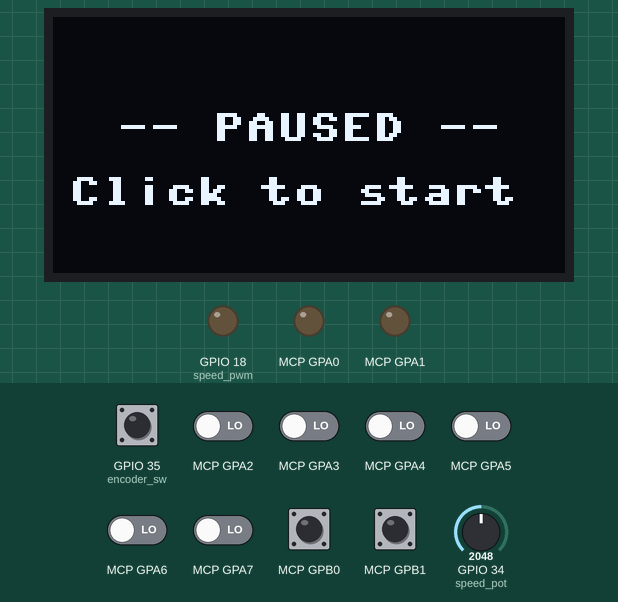
Recording of a program running on a simulated ESP32 board running MicroPython. Parts: 128×64 one-colour display, output pins drawn as LEDs (lit = HIGH). The test bench sets the inputs (shaded band); at power-on: GPIO 35 (encoder_sw), MCP GPB0, MCP GPB1 HIGH, MCP GPA2–7 LOW, GPIO 34 (speed_pot) = 2048 (analog values on the 0–4095 scale). The clock reads 2024-03-15 10:24:30 at power-on unless the program sets it; library files of the repository ran but are not shown: mcp23017.py; what the program prints to the serial console is not drawn.

Above: at 1.2 s.
1.3 s: GPIO 35 (encoder_sw) pulled LOW for 0.15 s
At 2.7 s:
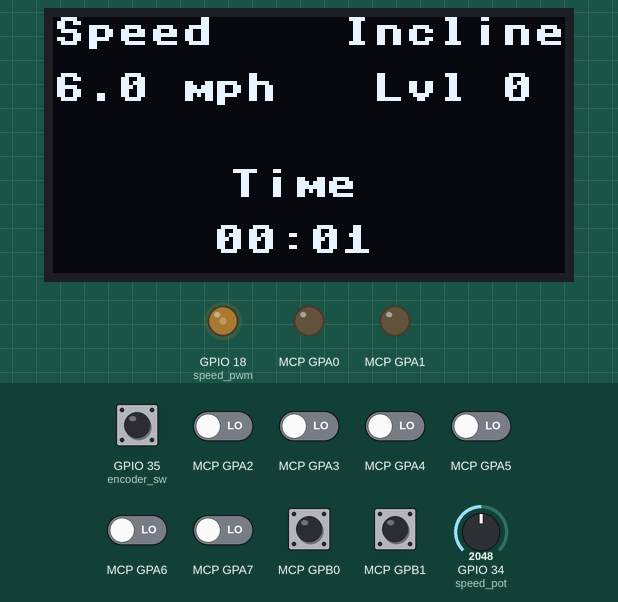
4.4 s: GPIO 34 (speed_pot) set to 1228
At 5.3 s:
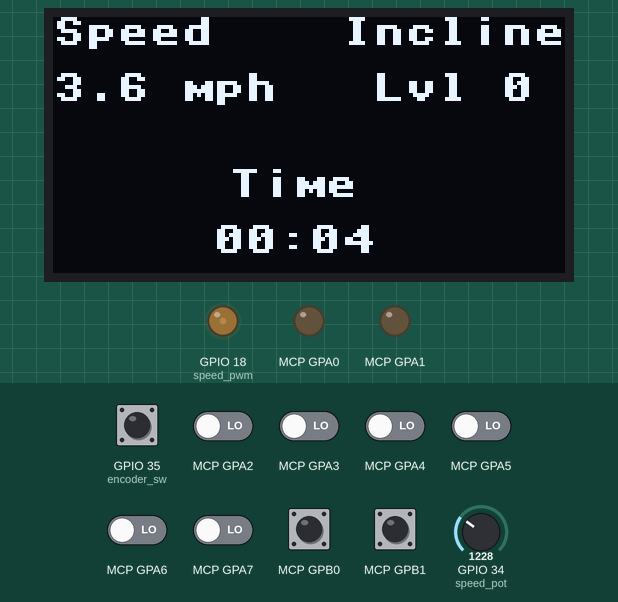
7.4 s: MCP GPB0 pulled LOW for 0.15 s
At 7.48 s:
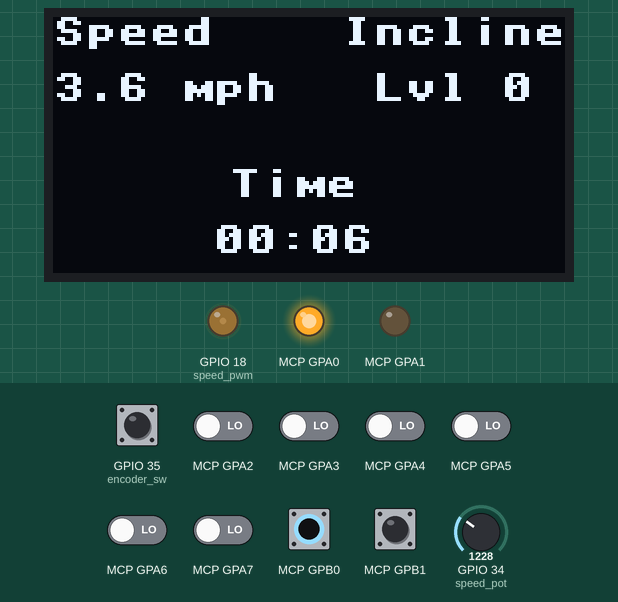
9.0 s: GPIO 35 (encoder_sw) pulled LOW for 1 s
At 10.1 s:
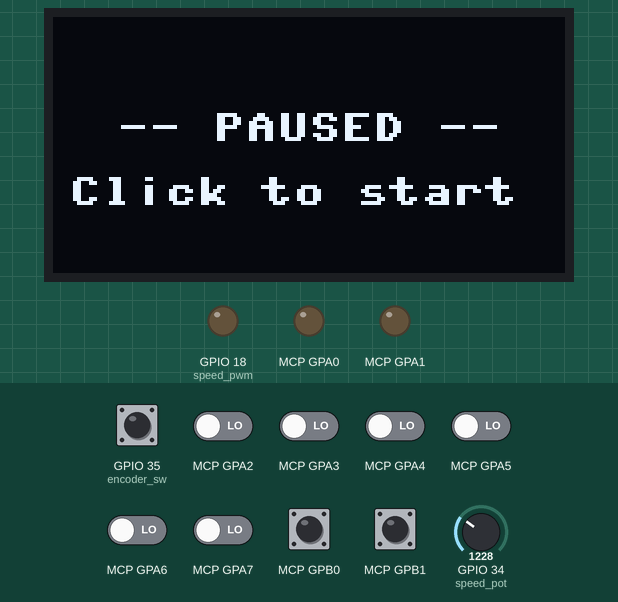
11.5 s: GPIO 35 (encoder_sw) pulled LOW for 0.15 s
At 12.8 s:
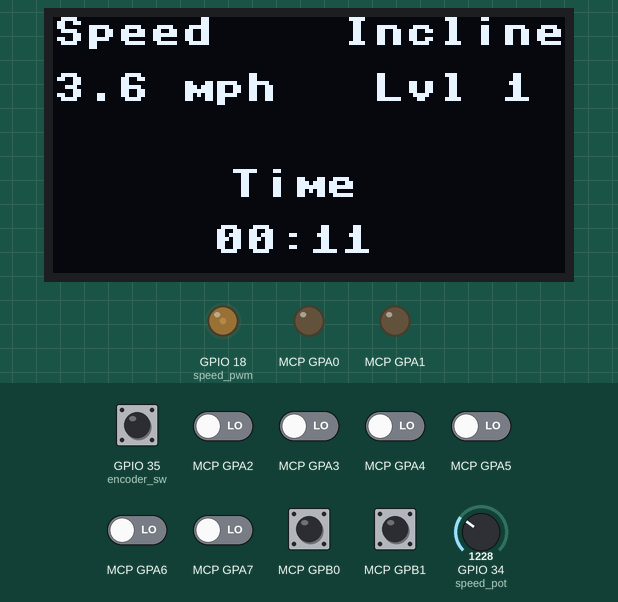
Timing chart, 0 to 14.1 s (numbered marks = the images above; inputs shaded):
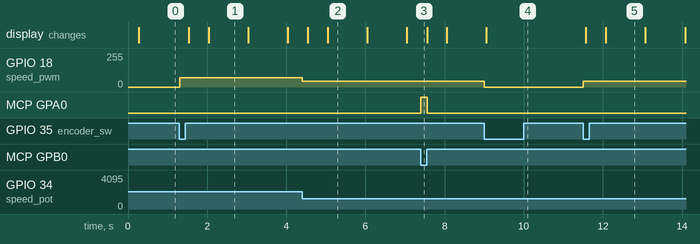

Measured:
- after the input at 1.3 s, GPIO 18 (speed_pwm): 0/255 → 70/255 at once; the display: first changes after 0.23 s (image 1 shows a later state)
- after the input at 4.4 s, GPIO 18 (speed_pwm): 70/255 → 42/255 at once
- after the input at 7.4 s, MCP GPA0: LOW → HIGH at once, → LOW 0.15 s later
- after the input at 9.0 s, GPIO 18 (speed_pwm): 42/255 → 0/255 at once; the display: changes after 0.06 s (image 4)
- after the input at 11.5 s, GPIO 18 (speed_pwm): 0/255 → 42/255 at once; the display: first changes after 0.07 s (image 5 shows a later state)
- what the display in image 1 shows lasts 1.0 s, from 2.0 s to 3.0 s

The program:

main.py
```python
import time
from treadmill import Treadmill
from config import I2C_SDA, I2C_SCL, DISPLAY_UPDATE_MS, DEBUG


def main():
    treadmill = Treadmill()

    display = None
    try:
        from display import TreadmillDisplay
        display = TreadmillDisplay(I2C_SDA, I2C_SCL)
    except Exception:
        pass  # run headless if no display is wired up

    last_display_ms = 0

    while True:
        treadmill.update()

        if display is not None:
            now = time.ticks_ms()
            if time.ticks_diff(now, last_display_ms) >= DISPLAY_UPDATE_MS:
                display.update(
                    treadmill.speed_mph,
                    treadmill.incline_level,
                    treadmill.elapsed_seconds,
                    treadmill.safety_triggered,
                    treadmill.running,
                )
                last_display_ms = now

        if DEBUG:
            print("spd:{:.1f}mph inc:{} t:{}s safety:{}".format(
                treadmill.speed_mph,
                treadmill.incline_level,
                treadmill.elapsed_seconds,
                treadmill.safety_triggered,
            ))

        time.sleep_ms(5)


main()
```

treadmill.py
```python
import time
from machine import Pin, ADC, PWM, I2C
from mcp23017 import MCP23017, IN, OUT
from config import (
    SPEED_PIN, SPEED_POT_PIN,
    PWM_FREQ, MAX_DUTY_CYCLE,
    SPEED_ANALOG_THRESHOLD, MAX_SPEED_MPH,
    MAX_INCLINE_LEVEL, MIN_INCLINE_LEVEL, INCLINE_BTN_ACTIVE_LOW,
    ENCODER_SW,
    MCP_I2C_SDA, MCP_I2C_SCL, MCP_I2C_ADDR,
    MCP_INCLINE_UP, MCP_INCLINE_DOWN,
    MCP_INCLINE_UP_BTN, MCP_INCLINE_DOWN_BTN, MCP_SAFETY_KEY,
)

_MAX_ADC = 4095   # ESP32 12-bit ADC
_MAX_DUTY = 1023  # MicroPython PWM duty range
_INCLINE_DEBOUNCE_MS = 300
_SW_DEBOUNCE_MS = 50


class Treadmill:
    def __init__(self):
        self.speed_pwm = PWM(Pin(SPEED_PIN), freq=PWM_FREQ, duty=0)

        # MCP23017 on a dedicated I2C bus carries incline relays, incline
        # buttons, and the safety key.  Speed PWM stays on a native GPIO.
        i2c = I2C(1, sda=Pin(MCP_I2C_SDA), scl=Pin(MCP_I2C_SCL), freq=400000)
        self.mcp = MCP23017(i2c, MCP_I2C_ADDR)
        self.mcp.pin_mode(MCP_INCLINE_UP, OUT)
        self.mcp.pin_mode(MCP_INCLINE_DOWN, OUT)
        self.mcp.output(MCP_INCLINE_UP, 0)
        self.mcp.output(MCP_INCLINE_DOWN, 0)
        # Buttons use the expander's internal pull-ups when active-low.
        self.mcp.pin_mode(MCP_INCLINE_UP_BTN, IN, pull_up=INCLINE_BTN_ACTIVE_LOW)
        self.mcp.pin_mode(MCP_INCLINE_DOWN_BTN, IN, pull_up=INCLINE_BTN_ACTIVE_LOW)

        self.speed_pot = ADC(Pin(SPEED_POT_PIN))
        self.speed_pot.atten(ADC.ATTN_11DB)  # full 0–3.3V range

        self.safety_key = MCP_SAFETY_KEY
        if self.safety_key is not None:
            self.mcp.pin_mode(self.safety_key, IN, pull_up=True)
        self.encoder_sw = Pin(ENCODER_SW, Pin.IN, Pin.PULL_UP)

        self.safety_triggered = False
        self.incline_level = 0
        self.speed_mph = 0.0
        self.elapsed_seconds = 0
        self.running = False

        self._last_btn_up = False
        self._last_btn_down = False
        self._last_incline_ms = 0
        self._last_sw = False
        self._last_sw_ms = 0
        self._session_start = None

    def update(self):
        pot_value = self.speed_pot.read()
        safety_active = self.safety_key is not None and self.mcp.input(self.safety_key) == 0

        if safety_active and not self.safety_triggered:
            self._stop_all()
            self.safety_triggered = True
            self.running = False
            return

        if self.safety_triggered:
            self._stop_all()
            if pot_value < SPEED_ANALOG_THRESHOLD:
                self.safety_triggered = False
            return

        self._check_encoder_click()

        if not self.running:
            self._stop_all()
            return

        self._update_incline()
        self._update_speed(pot_value)

        if self.speed_mph > 0 and self._session_start is None:
            self._session_start = time.time()

        if self._session_start is not None:
            self.elapsed_seconds = time.time() - self._session_start

    def _check_encoder_click(self):
        now = time.ticks_ms()
        pressed = self.encoder_sw.value() == 0  # active-low
        if pressed and not self._last_sw and time.ticks_diff(now, self._last_sw_ms) > _SW_DEBOUNCE_MS:
            self.running = not self.running
            self._last_sw_ms = now
        self._last_sw = pressed

    def _btn_pressed(self, mcp_pin):
        val = self.mcp.input(mcp_pin)
        return val == 0 if INCLINE_BTN_ACTIVE_LOW else val == 1

    def _update_incline(self):
        now = time.ticks_ms()
        debounce_ok = time.ticks_diff(now, self._last_incline_ms) > _INCLINE_DEBOUNCE_MS

        up = self._btn_pressed(MCP_INCLINE_UP_BTN)
        down = self._btn_pressed(MCP_INCLINE_DOWN_BTN)

        if up and not down:
            self.mcp.output(MCP_INCLINE_UP, 1)
            self.mcp.output(MCP_INCLINE_DOWN, 0)
            if not self._last_btn_up and debounce_ok:
                self.incline_level = min(self.incline_level + 1, MAX_INCLINE_LEVEL)
                self._last_incline_ms = now
        elif down and not up:
            self.mcp.output(MCP_INCLINE_UP, 0)
            self.mcp.output(MCP_INCLINE_DOWN, 1)
            if not self._last_btn_down and debounce_ok:
                self.incline_level = max(self.incline_level - 1, MIN_INCLINE_LEVEL)
                self._last_incline_ms = now
        else:
            self.mcp.output(MCP_INCLINE_UP, 0)
            self.mcp.output(MCP_INCLINE_DOWN, 0)

        self._last_btn_up = up
        self._last_btn_down = down

    def _update_speed(self, pot_value):
        if pot_value <= SPEED_ANALOG_THRESHOLD:
            self.speed_pwm.duty(0)
            self.speed_mph = 0.0
            return

        duty = int((pot_value / _MAX_ADC) * MAX_DUTY_CYCLE * _MAX_DUTY)
        duty = min(duty, int(MAX_DUTY_CYCLE * _MAX_DUTY))
        self.speed_pwm.duty(duty)
        self.speed_mph = (duty / (_MAX_DUTY * MAX_DUTY_CYCLE)) * MAX_SPEED_MPH

    def _stop_all(self):
        self.speed_pwm.duty(0)
        self.mcp.output(MCP_INCLINE_UP, 0)
        self.mcp.output(MCP_INCLINE_DOWN, 0)
        self.speed_mph = 0.0
```

config.py
```python
# Output pins
# Speed PWM stays on a native GPIO; the MCP23017 cannot generate a clean 20Hz
# signal.  Incline relays, incline buttons, and the safety key live on the
# MCP23017 expander (see below).
SPEED_PIN = 18

# Input pins
SPEED_POT_PIN = 34

# I2C display (SSD1306 128x64)
I2C_SDA = 21
I2C_SCL = 22

# MCP23017 I2C GPIO expander (incline relays + buttons + safety key)
# Dedicated I2C bus, separate from the SSD1306 display bus (21/22).
MCP_I2C_SDA = 16
MCP_I2C_SCL = 17
MCP_I2C_ADDR = 0x20      # A0-A2 tied to GND
MCP_INCLINE_UP = 0       # GPA0 -> relay: incline up
MCP_INCLINE_DOWN = 1     # GPA1 -> relay: incline down
MCP_INCLINE_UP_BTN = 8   # GPB0 <- active-low button (internal pull-up)
MCP_INCLINE_DOWN_BTN = 9 # GPB1 <- active-low button (internal pull-up)
MCP_SAFETY_KEY = None    # GPB2 <- safety key; set to 10 to enable, None to disable

# Speed
PWM_FREQ = 20           # Hz — MC2100 expects 20Hz
MAX_DUTY_CYCLE = 0.55   # 55% duty = full speed
SPEED_ANALOG_THRESHOLD = 160  # ~40 scaled from Arduino 10-bit to ESP32 12-bit ADC
MAX_SPEED_MPH = 12.0

# Incline
MAX_INCLINE_LEVEL = 15
MIN_INCLINE_LEVEL = 0
INCLINE_BTN_ACTIVE_LOW = True  # True = buttons pull LOW when pressed (INPUT_PULLUP)

# Display refresh
DISPLAY_UPDATE_MS = 250

# Rotary encoder
ENCODER_CLK = 32
ENCODER_DT = 33
ENCODER_SW = 35   # click button — active-low with internal pull-up

# Debug serial output
DEBUG = True
```

display.py
```python
from machine import I2C, Pin
import ssd1306


class TreadmillDisplay:
    WIDTH = 128
    HEIGHT = 64

    def __init__(self, sda_pin, scl_pin):
        i2c = I2C(0, sda=Pin(sda_pin), scl=Pin(scl_pin), freq=400000)
        self.oled = ssd1306.SSD1306_I2C(self.WIDTH, self.HEIGHT, i2c)
        self.oled.fill(0)
        self.oled.show()

    def update(self, speed_mph, incline_level, elapsed_seconds, safety=False, running=True):
        self.oled.fill(0)

        if safety:
            self.oled.text("!! STOPPED !!", 10, 24)
            self.oled.text("Set speed to 0", 4, 40)
        elif not running:
            self.oled.text("-- PAUSED --", 16, 24)
            self.oled.text("Click to start", 4, 40)
        else:
            mins = int(elapsed_seconds) // 60
            secs = int(elapsed_seconds) % 60

            self.oled.text("Speed", 0, 0)
            self.oled.text("{:.1f} mph".format(speed_mph), 0, 14)

            self.oled.text("Incline", 72, 0)
            self.oled.text("Lvl {}".format(incline_level), 80, 14)

            self.oled.text("Time", 44, 38)
            self.oled.text("{:02d}:{:02d}".format(mins, secs), 40, 52)

        self.oled.show()
```
